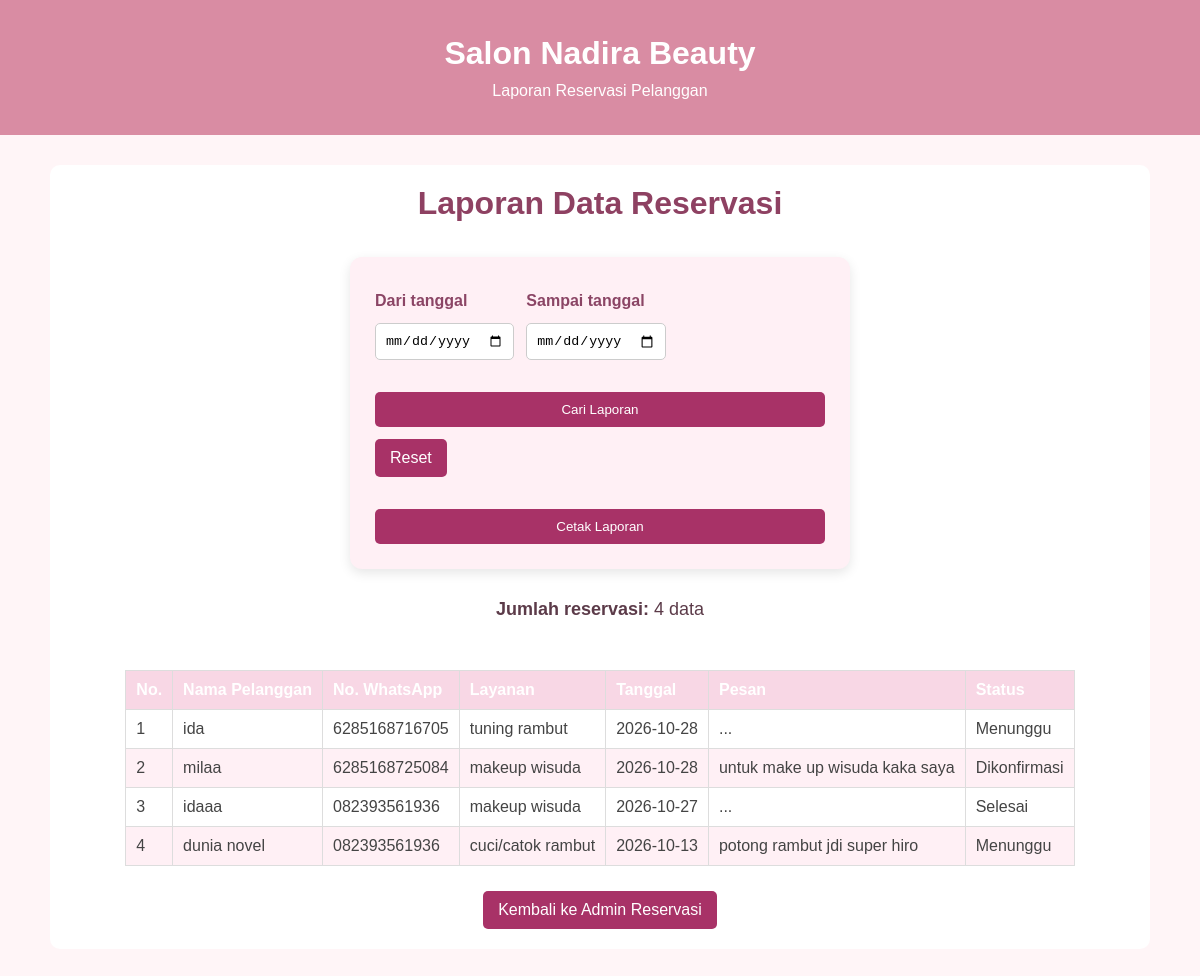
The app's page /views/laporan_reservasi.php (signed in) with its own data.
### tables this page shows
CREATE TABLE `reservasi` (
  `id_reservasi` int(10) NOT NULL,
  `nama_pelanggan` varchar(100) NOT NULL,
  `no_whatsapp` varchar(15) NOT NULL,
  `id_layanan` int(11) NOT NULL,
  `tanggal_reservasi` date NOT NULL,
  `pesan` text NOT NULL,
  `status` varchar(30) NOT NULL
);

CREATE TABLE `layanan` (
  `id_layanan` int(10) NOT NULL,
  `nama_layanan` varchar(100) NOT NULL,
  `deskripsi` text NOT NULL,
  `harga` int(11) NOT NULL DEFAULT 0
);

### views/laporan_reservasi.php (the view, shortened to what this page needs)
<?php
include "../config/databases.php";
$tanggal_awal = $_GET["tanggal_awal"] ?? "";
$tanggal_akhir = $_GET["tanggal_akhir"] ?? "";
$sql = "
    SELECT
        reservasi.id_reservasi,
        reservasi.nama_pelanggan,
        reservasi.no_whatsapp,
        layanan.nama_layanan,
        reservasi.tanggal_reservasi,
        reservasi.pesan,
        reservasi.status
    FROM reservasi
    LEFT JOIN layanan
        ON reservasi.id_layanan = layanan.id_layanan
    WHERE 1=1
";
$sql .= " ORDER BY reservasi.tanggal_reservasi DESC";
$query = mysqli_query($conn, $sql);
$total = mysqli_num_rows($query);
?>
<!DOCTYPE html>
<html lang="id">
<head>
    <link rel="stylesheet" href="../style.css">
</head>
<body>
<header>
    <h1>Salon Nadira Beauty</h1>
    <p>Laporan Reservasi Pelanggan</p>
</header>
<main class="wadah-laporan">
    <h2 style="text-align:center;">Laporan Data Reservasi</h2>
    <form method="GET" class="filter">
        <div>
            <label for="tanggal_awal">Dari tanggal</label>
            <input
                type="date"
                id="tanggal_awal"
                name="tanggal_awal"
                value="<?= htmlspecialchars($tanggal_awal) ?>"
            >
        </div>
        <div>
            <label for="tanggal_akhir">Sampai tanggal</label>
            <input
                type="date"
                id="tanggal_akhir"
                name="tanggal_akhir"
                value="<?= htmlspecialchars($tanggal_akhir) ?>"
            >
        </div>
        <button type="submit" class="tombol-laporan">
            Cari Laporan
        </button>
        <a href="laporan_reservasi.php" class="tombol-laporan">
            Reset
        </a>
        <button
            type="button"
            onclick="window.print()"
            class="tombol-laporan"
        >
            Cetak Laporan
        </button>
    </form>
    <p>
        <strong>Jumlah reservasi:</strong>
        <?= $total ?> data
    </p>
    <div style="overflow-x:auto;">
        <table class="tabel-laporan">
            <thead>
                <tr>
                    <th>No.</th>
                    <th>Nama Pelanggan</th>
                    <th>No. WhatsApp</th>
                    <th>Layanan</th>
                    <th>Tanggal</th>
                    <th>Pesan</th>
                    <th>Status</th>
                </tr>
            </thead>
            <tbody>
                <?php if ($total > 0): ?>
                    <?php $nomor = 1; ?>
                    <?php while ($row = mysqli_fetch_assoc($query)): ?>
                        <tr>
                            <td><?= $nomor++ ?></td>
                            <td>
                                <?= htmlspecialchars($row["nama_pelanggan"] ?? "") ?>
                            </td>
                            <td>
                                <?= htmlspecialchars($row["no_whatsapp"] ?? "") ?>
                            </td>
                            <td>
                                <?= htmlspecialchars($row["nama_layanan"] ?? "Tidak tersedia") ?>
                            </td>
                            <td>
                                <?= htmlspecialchars($row["tanggal_reservasi"] ?? "") ?>
                            </td>
                            <td>
                                <?= htmlspecialchars($row["pesan"] ?? "") ?>
                            </td>
                            <td>
                                <?= htmlspecialchars($row["status"] ?? "") ?>
                            </td>
                        </tr>
                    <?php endwhile; ?>
                <?php endif; ?>
            </tbody>
        </table>
    </div>
    <div style="text-align:center; margin-top:25px;">
        <a href="admin_reservasi.php" class="tombol-laporan">
            Kembali ke Admin Reservasi
        </a>
    </div>
</main>
</body>
</html>

### style.css (style rules this page uses)
* { margin: 0; padding: 0; box-sizing: border-box; }
body { font-family: Arial, sans-serif; background-color: #fff5f7; color: #444; }
header { background-color: #d98ca3; color: white; text-align: center; padding: 35px 20px; }
header h1 { margin-bottom: 10px; }
main { text-align: center; padding: 80px 20px; min-height: 350px; }
main h2 { color: #a94f70; margin-bottom: 20px; }
main p { margin-bottom: 25px; line-height: 1.8; }
form { max-width: 500px; margin: 20px auto; padding: 25px; background-color: #fff0f5; border-radius: 12px; box-shadow: 0 4px 12px rgba(0, 0, 0, 0.1); }
form label { font-weight: bold; color: #8b4565; }
form input, form select, form textarea { width: 100%; padding: 10px; margin-top: 8px; border: 1px solid #e0a5bb; border-radius: 6px; box-sizing: border-box; }
form button { background-color: #c75b83; color: white; padding: 12px 20px; border: none; border-radius: 8px; cursor: pointer; }
table { width: 100%; border-collapse: collapse; margin-top: 20px; background-color: white; }
table th { background-color: #c75b83; color: white; padding: 12px; text-align: center; }
table td { padding: 12px; border: 1px solid #f0c5d5; text-align: center; }
table tr:nth-child(even) { background-color: #fff0f5; }
form label { display: block; margin-top: 10px; text-align: left; }
form button { display: block; width: 100%; margin-top: 20px; padding: 12px; box-sizing: border-box; cursor: pointer; }
main { background-image: linear-gradient( rgba(255, 255, 255, 0.65), rgba(255, 240, 245, 0.75) ), url("image/gambar\ salon.jpeg"); background-size: cover; background-position: center; background-repeat: no-repeat; padding: 100px 30px; text-align: center; border-radius: 15px; margin: 30px auto; max-width: 1100px; min-height: 300px; display: flex; flex-direction: column; justify-content: center; align-items: center; }
main h2 { color: #8e4162; font-size: 32px; margin-bottom: 15px; }
main p { color: #5c3b49; font-size: 18px; max-width: 650px; line-height: 1.7; }

### views/laporan_reservasi.php (style rules this page uses)
.wadah-laporan { max-width: 1100px; margin: 30px auto; padding: 20px; background: white; border-radius: 10px; }
.filter { display: flex; flex-wrap: wrap; gap: 12px; align-items: end; margin-bottom: 25px; }
.filter label { display: block; margin-bottom: 5px; }
.filter input { padding: 9px; border: 1px solid #ccc; border-radius: 5px; }
.tabel-laporan { width: 100%; border-collapse: collapse; }
.tabel-laporan th, .tabel-laporan td { border: 1px solid #ddd; padding: 10px; text-align: left; }
.tabel-laporan th { background: #f8d7e5; }
.tombol-laporan { display: inline-block; padding: 10px 15px; border: none; border-radius: 5px; background: #a83267; color: white; text-decoration: none; cursor: pointer; }

### records on screen
reservasi: nama_pelanggan "ida", no_whatsapp "6285168716705", id_layanan.nama_layanan "tuning rambut", tanggal_reservasi "2026-10-28", pesan "...", status "Menunggu"
reservasi: nama_pelanggan "milaa", no_whatsapp "6285168725084", id_layanan.nama_layanan "makeup wisuda", tanggal_reservasi "2026-10-28", pesan "untuk make up wisuda kaka saya", status "Dikonfirmasi"
reservasi: nama_pelanggan "idaaa", no_whatsapp "082393561936", id_layanan.nama_layanan "makeup wisuda", tanggal_reservasi "2026-10-27", pesan "...", status "Selesai"
reservasi: nama_pelanggan "dunia novel", no_whatsapp "082393561936", id_layanan.nama_layanan "cuci/catok rambut", tanggal_reservasi "2026-10-13", pesan "potong rambut jdi super hiro", status "Menunggu"

### other values on screen
$total "4"
